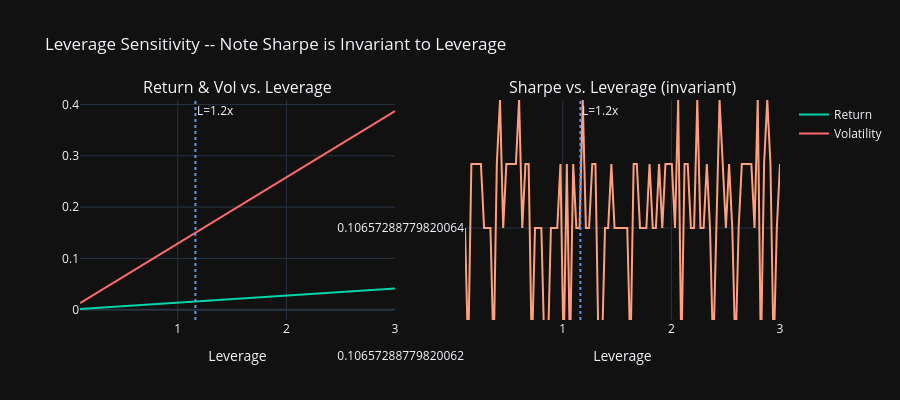

Notebook code for this chart:
### Code cell
lev_range = np.linspace(0.1, MAX_LEVERAGE, 100)
lev_rets, lev_vols, lev_srs = [], [], []

for L in lev_range:
    w = w_constrained * L
    r = w @ mu_hat
    v = np.sqrt(w @ cov_ann @ w)
    lev_rets.append(r)
    lev_vols.append(v)
    lev_srs.append(r / v if v > 0 else 0)

fig = ps.make_subplots(rows=1, cols=2,
                        subplot_titles=['Return & Vol vs. Leverage',
                                        'Sharpe vs. Leverage (invariant)'])
fig.add_trace(go.Scatter(x=lev_range, y=lev_rets, name='Return',
                          line=dict(color='#00d4aa')), row=1, col=1)
fig.add_trace(go.Scatter(x=lev_range, y=lev_vols, name='Volatility',
                          line=dict(color='#ff6b6b')), row=1, col=1)
fig.add_trace(go.Scatter(x=lev_range, y=lev_srs, name='Sharpe',
                          line=dict(color='lightsalmon'), showlegend=False), row=1, col=2)
for col_idx in [1, 2]:
    fig.add_vline(x=leverage, line_dash='dot', line_color='cornflowerblue',
                  annotation_text='L={:.1f}x'.format(leverage),
                  annotation_position='top right',
                  row=1, col=col_idx)
fig.update_xaxes(title_text='Leverage')
fig.update_layout(template='plotly_dark',
                  title='Leverage Sensitivity -- Note Sharpe is Invariant to Leverage',
                  height=400)
fig.show()
